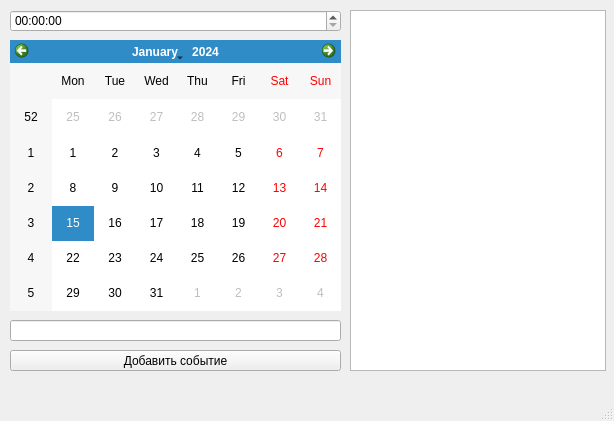
<?xml version="1.0" encoding="UTF-8"?>
<ui version="4.0">
 <class>MainWindow</class>
 <widget class="QMainWindow" name="MainWindow">
  <property name="geometry">
   <rect>
    <x>0</x>
    <y>0</y>
    <width>614</width>
    <height>421</height>
   </rect>
  </property>
  <property name="windowTitle">
   <string>MainWindow</string>
  </property>
  <widget class="QWidget" name="centralwidget">
   <widget class="QTimeEdit" name="time">
    <property name="geometry">
     <rect>
      <x>10</x>
      <y>10</y>
      <width>331</width>
      <height>22</height>
     </rect>
    </property>
   </widget>
   <widget class="QLineEdit" name="line">
    <property name="geometry">
     <rect>
      <x>10</x>
      <y>320</y>
      <width>331</width>
      <height>21</height>
     </rect>
    </property>
   </widget>
   <widget class="QPushButton" name="add_event">
    <property name="geometry">
     <rect>
      <x>10</x>
      <y>350</y>
      <width>331</width>
      <height>21</height>
     </rect>
    </property>
    <property name="text">
     <string>Добавить событие</string>
    </property>
   </widget>
   <widget class="QCalendarWidget" name="calendar">
    <property name="geometry">
     <rect>
      <x>10</x>
      <y>40</y>
      <width>331</width>
      <height>271</height>
     </rect>
    </property>
   </widget>
   <widget class="QListWidget" name="list">
    <property name="geometry">
     <rect>
      <x>350</x>
      <y>10</y>
      <width>256</width>
      <height>361</height>
     </rect>
    </property>
   </widget>
  </widget>
  <widget class="QMenuBar" name="menubar">
   <property name="geometry">
    <rect>
     <x>0</x>
     <y>0</y>
     <width>614</width>
     <height>21</height>
    </rect>
   </property>
  </widget>
  <widget class="QStatusBar" name="statusbar"/>
 </widget>
 <resources/>
 <connections/>
</ui>
